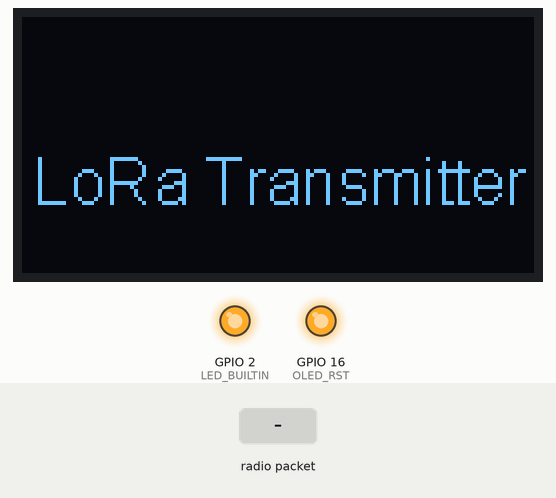
Recording of a sketch running on a simulated ESP8266 (NodeMCU). Parts: 128×64 one-colour display, output pins drawn as LEDs (lit = HIGH, except the on-board LED, lit = LOW). The inputs (shaded band) are chosen by the test bench. Random numbers use the default seed unless the sketch sets one; no radio packets arrive unless stated; what the sketch prints to the serial monitor is not drawn.

Above: at 2.3 s.
At 5.4 s:
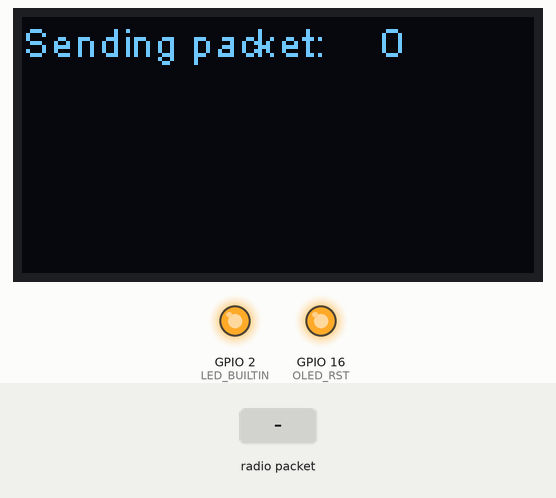
5.5 s: radio packet "5" arrives
At 38.04 s:
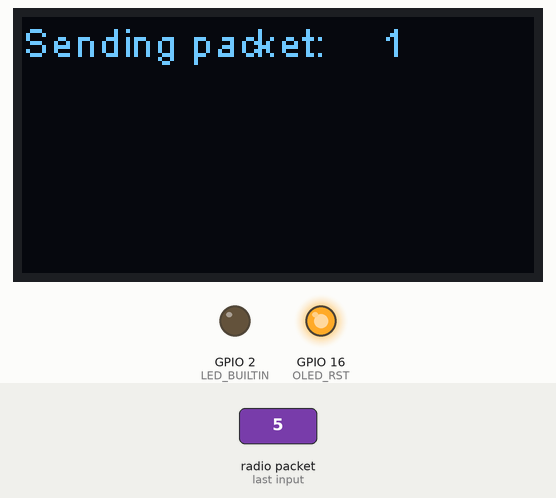
Timing chart, 0 to 39.4 s (numbered marks = the images above; inputs shaded):
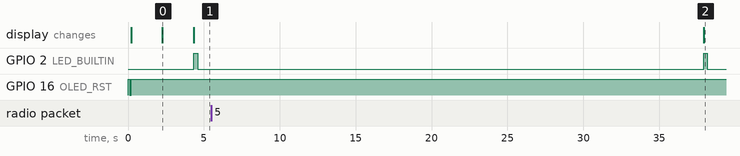

Measured:
- after the input at 5.5 s, GPIO 2 (LED_BUILTIN): LOW → HIGH after 32.4 s, → LOW 0.25 s later; the display: changes after 32.4 s (image 2)
- what the display in image 0 shows lasts 2.1 s, from 2.2 s to 4.3 s

The sketch:

Transmitter.ino
```cpp
#include <SPI.h>
#include <Wire.h>
#include <SSD1306.h>
#include <LoRa.h>
#include "images.h"

//#define LORA_BAND    433
//#define LORA_BAND    868
#define LORA_BAND    915

#define OLED_SDA    4
#define OLED_SCL    15
#define OLED_RST    16

#define SCK     5    // GPIO5  -- SX1278's SCK
#define MISO    19   // GPIO19 -- SX1278's MISO
#define MOSI    27   // GPIO27 -- SX1278's MOSI
#define SS      18   // GPIO18 -- SX1278's CS
#define RST     14   // GPIO14 -- SX1278's RESET
#define DI0     26   // GPIO26 -- SX1278's IRQ(Interrupt Request)

SSD1306 display(0x3c, OLED_SDA, OLED_SCL);

// Forward declarations
void displayLoraData(String countStr);
void showLogo();

void setup() {
  Serial.begin(115200);
  while (!Serial);
  Serial.println();
  Serial.println("LoRa Transmitter");

  // Configure the LED an an output
  pinMode(LED_BUILTIN, OUTPUT);

  // Configure OLED by setting the OLED Reset HIGH, LOW, and then back HIGH
  pinMode(OLED_RST, OUTPUT);
  digitalWrite(OLED_RST, HIGH);
  delay(100);
  digitalWrite(OLED_RST, LOW);
  delay(100);
  digitalWrite(OLED_RST, HIGH);

  display.init();
  display.flipScreenVertically();

  showLogo();
  delay(2000);

  display.clear();
  display.setFont(ArialMT_Plain_16);
  display.setTextAlignment(TEXT_ALIGN_CENTER);
  display.drawString(display.getWidth() / 2, display.getHeight() / 2, "LoRa Transmitter");
  display.display();
  delay(2000);

  // Configure the LoRA radio
  SPI.begin(SCK, MISO, MOSI, SS);
  LoRa.setPins(SS, RST, DI0);
  if (!LoRa.begin(LORA_BAND * 1E6)) {
    Serial.println("Starting LoRa failed!");
    while (1);
  }
  Serial.println("init ok");
}

// ecMax, ecMin, fanControl, hotFanControl, humiMax, humiMin, ledControl, pHMax, pHMin, pumpControl, tempMax, tempMin
String Data[12];
int iData[12] = {0,};

void loop() {
  float ec = random(50);
  float flow = random(50);
  float humi = random(50);
  float pH = random(50);
  float temp = random(50);
  float waterTemp = random(50);

  static int counter = 0;

  // send packet
  Serial.println();
  Serial.println();
  Serial.println("Slave LoRa에 센서값 전송중..");
  LoRa.beginPacket();
  LoRa.println(ec);
  LoRa.println(flow);
  LoRa.println(humi);
  LoRa.println(pH);
  LoRa.println(temp);
  LoRa.println(waterTemp);
  LoRa.endPacket();
  Serial.println("Slave LoRa에 센서값 전송 완료");

  String countStr = String(counter, DEC);
  Serial.print("sequence : ");
  Serial.println(countStr);

  displayLoraData(countStr);

  // toggle the led to give a visual indication the packet was sent
  digitalWrite(LED_BUILTIN, HIGH);
  delay(250);
  digitalWrite(LED_BUILTIN, LOW);
  delay(250);

  counter++;

  delay(3000);

  String packet = "";

  int cnt = 0;
  int packetSize;
  Serial.println("제어값 수신 대기중..");
  do{
    packetSize = LoRa.parsePacket();
    if (packetSize) {
      for (int i = 0; i < packetSize; i++) {
        packet += (char)LoRa.read();
      }

      String rssi = "RSSI " + String(LoRa.packetRssi(), DEC) ;
      //Serial.println(rssi);

      // 수신받은 패킷
      /*
      Serial.println("----SPI rcv----");
      Serial.print(packet);
      Serial.println("---------------");
      */

      // 패킷 분할
      char packet_ch[packetSize + 1];
      strcpy(packet_ch, &packet[0]);
      char *result = strtok(packet_ch, "\n");
      int i = 0;
      while(result != NULL){
        Data[i] = result;
        //printf("%s\n", Data[i]);
        result = strtok(NULL, "\n");
        i++;
      }

      break;
      //displayLoraData(packetSize, packet, rssi);
    }else{
      delay(10);
      // 30초이상 데이터 수신이 없는 경우 수신대기 중지
      if(cnt >= 3000){
        break;
      }else{
        cnt++;
      }
    }
  }while(!packetSize);

  // type cast
  for(int i = 0; i < 12; i++){
    iData[i] = Data[i].toInt();
  }

  Serial.print("exMax : ");
  Serial.println(iData[0]);
  Serial.print("exMin : ");
  Serial.println(iData[1]);
  Serial.print("fanControl : ");
  Serial.println(iData[2]);
  Serial.print("hotFanControl : ");
  Serial.println(iData[3]);
  Serial.print("humiMax : ");
  Serial.println(iData[4]);
  Serial.print("humiMin : ");
  Serial.println(iData[5]);
  Serial.print("ledControl : ");
  Serial.println(iData[6]);
  Serial.print("pHMax : ");
  Serial.println(iData[7]);
  Serial.print("pHMin : ");
  Serial.println(iData[8]);
  Serial.print("pumpControl : ");
  Serial.println(iData[9]);
  Serial.print("tempMax : ");
  Serial.println(iData[10]);
  Serial.print("tempMin : ");
  Serial.println(iData[11]);

  Serial.println("30초 후 센서값 전송");
  delay(30000);
}

void displayLoraData(String countStr) {
  display.clear();
  display.setTextAlignment(TEXT_ALIGN_LEFT);
  display.setFont(ArialMT_Plain_10);

  display.drawString(0, 0, "Sending packet: ");
  display.drawString(90, 0, countStr);
  display.display();
}

void showLogo() {
  uint8_t x_off = (display.getWidth() - logo_width) / 2;
  uint8_t y_off = (display.getHeight() - logo_height) / 2;

  display.clear();
  display.drawXbm(x_off, y_off, logo_width, logo_height, logo_bits);
  display.display();
}
```

Source omitted: images.h (data table, 5316 bytes)
